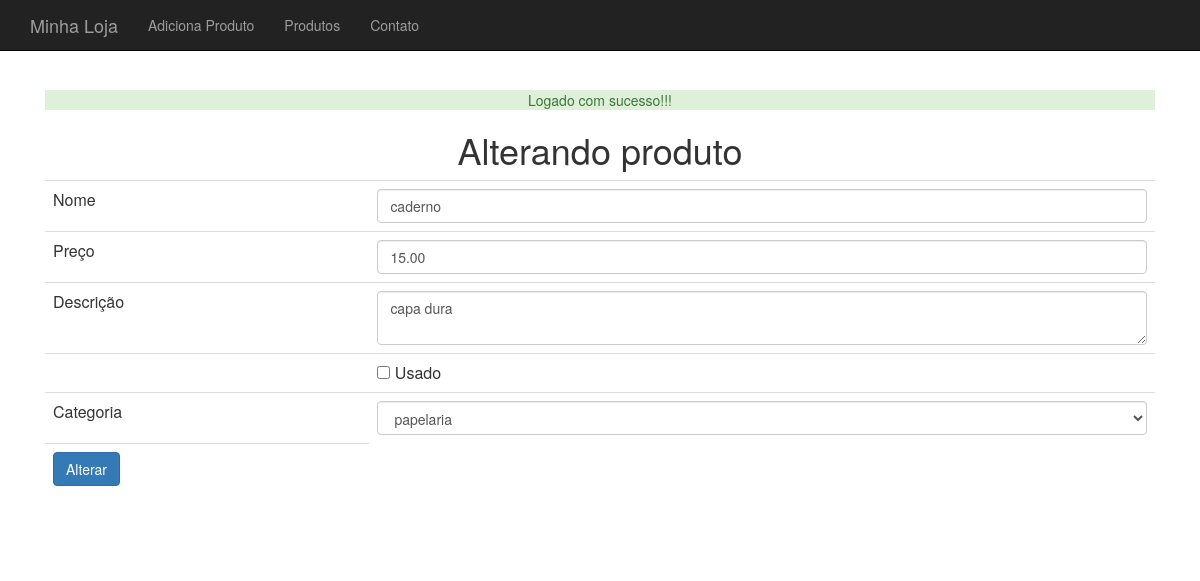
Page /produto-altera-formulario.php?id=1 (signed in) on the committed database.
### tables this page shows
CREATE TABLE `produtos` (
  `id` int(11) NOT NULL,
  `nome` varchar(255) DEFAULT NULL,
  `preco` decimal(10,2) DEFAULT NULL,
  `descricao` text,
  `categoria_id` int(11) DEFAULT NULL,
  `usado` tinyint(1) DEFAULT '0'
);

### banco-produto.php (called while the page is built, shortened)
<?php
function buscaProduto($conexao, $id) {
    $query = "select * from produtos where id = {$id}";
    $resultado = mysqli_query($conexao, $query);
    return mysqli_fetch_assoc($resultado);
}

### banco-categoria.php (called while the page is built, shortened)
<?php
function listaCategorias($conexao) {
    $categorias = array();
    $query = "select * from categorias";
    $resultado = mysqli_query($conexao, $query);
    while($categoria = mysqli_fetch_assoc($resultado)) {
        array_push($categorias, $categoria);
    }
    return $categorias;
}

### produto-formulario-base.php (the view)
<tr>
    <td>Nome</td>
    <td><input class="form-control" type="text" name="nome" value="<?=$produto['nome']?>" /></td>
</tr>
<tr>
    <td>Preço</td>
    <td><input class="form-control" type="number" name="preco" value="<?=$produto['preco']?>" /></td>
</tr>
<tr>
    <td>Descrição</td>
    <td><textarea class="form-control" name="descricao"><?=$produto['descricao']?></textarea></td>
</tr>
<tr>
    <td></td>
    <td><input type="checkbox" name="usado" <?=$usado?> value="true"> Usado
</tr>
<tr>
    <td>Categoria</td>
    <td>
        <select class="form-control" name="categoria_id">
            <?php foreach($categorias as $categoria) :
                $essaEhACategoria = $produto['categoria_id'] == $categoria['id'];
                $selecao = $essaEhACategoria ? "selected='selected'" : "";
            ?>
                <option value="<?=$categoria['id']?>" <?=$selecao?>>
                    <?=$categoria['nome']?>
                </option>
            <?php endforeach ?>
        </select>
    </td>
</tr>

### css/loja.css (style rules this page uses)
body { padding-top: 50px; }

### rows in the picture
produtos: nome "caderno", preco "15.00", descricao "capa dura"

### other values in the picture
$_SESSION[$tipo] "Logado com sucesso!!!"
form field categoria_id "papelaria"
